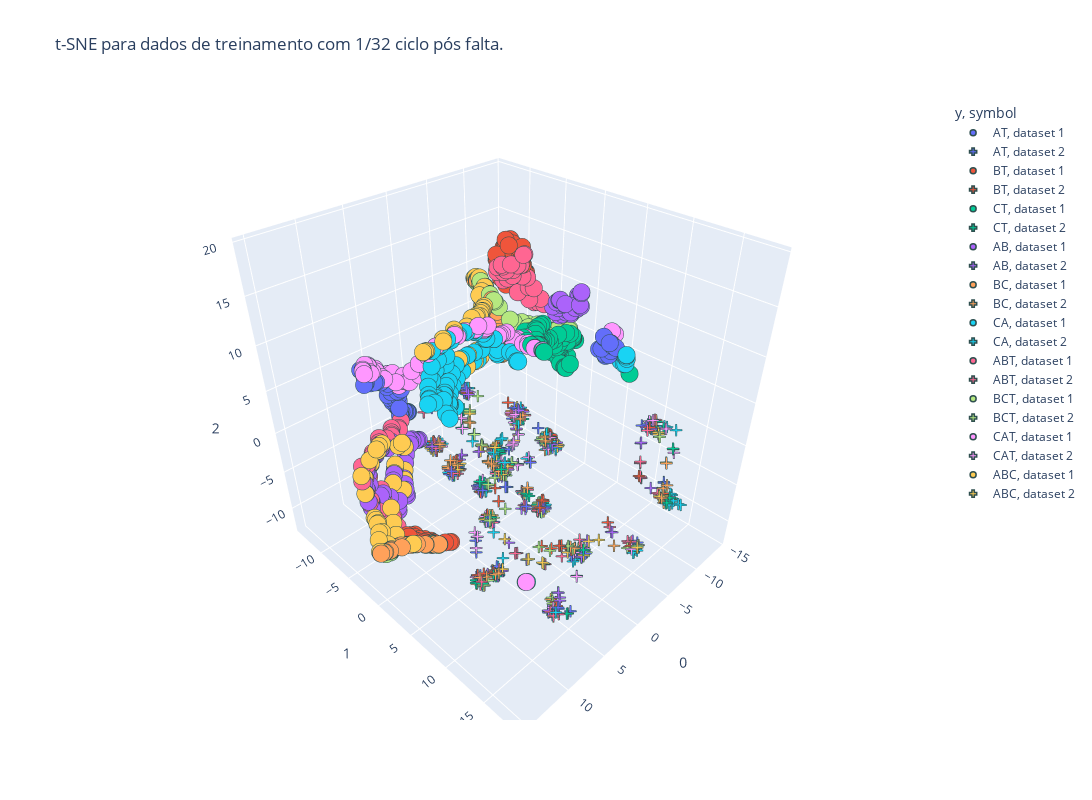

The notebook cell this image was saved under:
### Code cell
plot_tsne(X_train, 3, '1/32')
